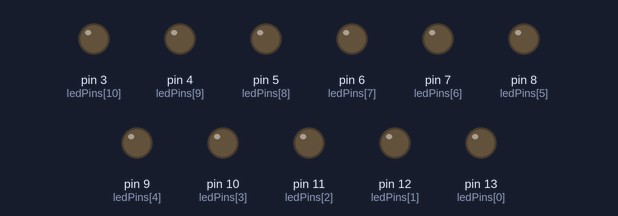
The sketch below on a simulated Arduino Uno, built with avr-gcc and run on an emulated ATmega328P. Shown: output pins drawn as LEDs (lit = HIGH).

Above: at 0.05 s.
At 0.5 s:
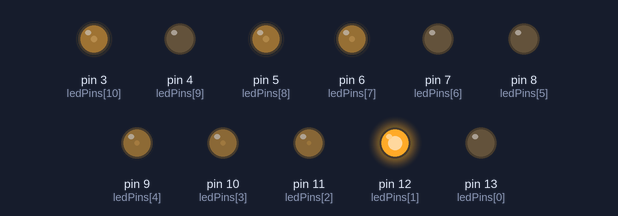
At 0.9 s:
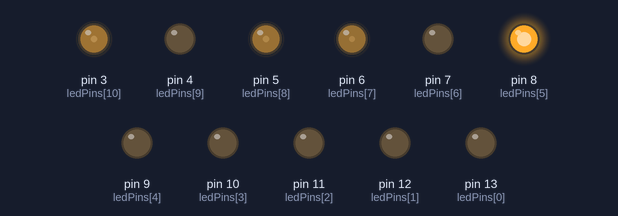
At 1.75 s:
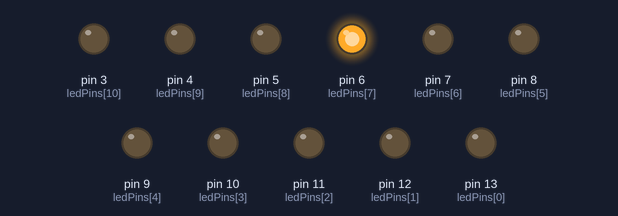
At 2.7 s:
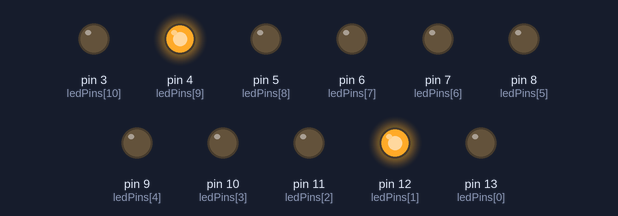
At 3.5 s:
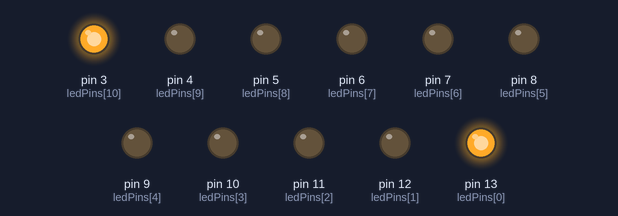
Timing chart, 0 to 8.1 s (numbered marks = the images above):
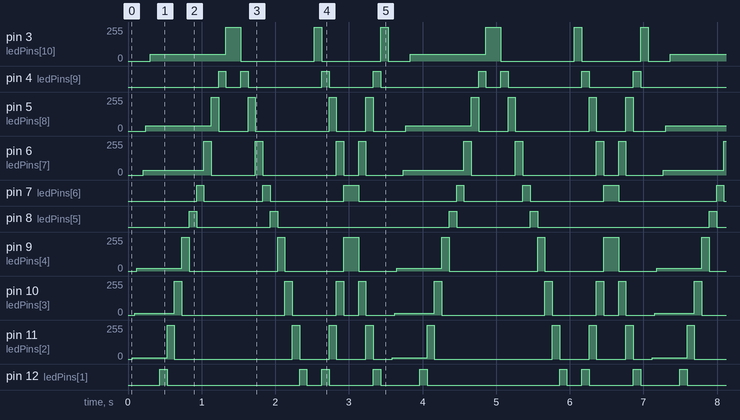

Measured:
- by itself, pin 4 (ledPins[9]): repeats every 3.5 s: LOW 0.20 s, HIGH 0.10 s, LOW 1.0 s, HIGH 0.10 s, LOW 0.60 s, HIGH 0.10 s, LOW 1.3 s, HIGH 0.10 s
- by itself, pin 7 (ledPins[6]): repeats every 3.5 s: LOW 0.80 s, HIGH 0.10 s, LOW 1.0 s, HIGH 0.20 s, LOW 1.3 s, HIGH 0.10 s
- by itself, pin 8 (ledPins[5]): repeats every 3.5 s: LOW 1.0 s, HIGH 0.10 s, LOW 2.3 s, HIGH 0.10 s
- by itself, pin 13 (ledPins[0]): repeats every 3.5 s: LOW 2.0 s, HIGH 0.20 s, LOW 0.80 s, HIGH 0.10 s, LOW 0.33 s, HIGH 0.10 s
- by itself, pin 12 (ledPins[1]): repeats every 3.5 s: LOW 1.8 s, HIGH 0.10 s, LOW 0.20 s, HIGH 0.10 s, LOW 0.60 s, HIGH 0.10 s, LOW 0.53 s, HIGH 0.10 s
- by itself, pin 3 (ledPins[10]): repeats every 3.5 s: 255/255 0.20 s, 0/255 1.0 s, 255/255 0.10 s, 0/255 0.80 s, 255/255 0.10 s, 0/255 0.30 s, 50/255 1.0 s

The sketch:

LEDKnightRider.ino
```cpp
int ledPins[] = {13, 12, 11, 10, 9, 8, 7, 6, 5, 4, 3};  // LED pins
int numLeds = 11; // Number of LEDs
int brightness = 0;
int fadeAmount = 5;
int delayTime = 30;  // Speed control

void setup() {
  for (int i = 0; i < numLeds; i++) {
    pinMode(ledPins[i], OUTPUT);  // Set all pins as outputs
  }
}

void loop() {
  // First pattern: LED wave effect
  for (int i = 0; i < numLeds; i++) {
    analogWrite(ledPins[i], brightness);  // Gradually fade in the LEDs
    delay(delayTime);
    brightness = brightness + fadeAmount;
    if (brightness <= 0 || brightness >= 255) {
      fadeAmount = -fadeAmount;  // Reverse fade direction at limits
    }
  }

  // Second pattern: Bouncing LED effect
  for (int i = 0; i < numLeds; i++) {
    digitalWrite(ledPins[i], HIGH);
    delay(100);
    digitalWrite(ledPins[i], LOW);
  }

  for (int i = numLeds - 1; i >= 0; i--) {
    digitalWrite(ledPins[i], HIGH);
    delay(100);
    digitalWrite(ledPins[i], LOW);
  }

  // Third pattern: Double bounce effect
  for (int i = 0; i < numLeds / 2; i++) {
    digitalWrite(ledPins[i], HIGH);
    digitalWrite(ledPins[numLeds - 1 - i], HIGH);
    delay(100);
    digitalWrite(ledPins[i], LOW);
    digitalWrite(ledPins[numLeds - 1 - i], LOW);
  }

  for (int i = numLeds / 2 - 1; i >= 0; i--) {
    digitalWrite(ledPins[i], HIGH);
    digitalWrite(ledPins[numLeds - 1 - i], HIGH);
    delay(100);
    digitalWrite(ledPins[i], LOW);
    digitalWrite(ledPins[numLeds - 1 - i], LOW);
  }

  // Reset brightness for next loop
  brightness = 0;
}
```
